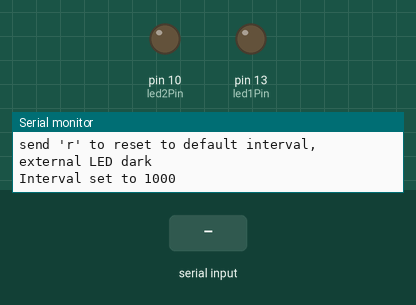
A sketch run on a simulated Arduino Uno, built with avr-gcc and run on an emulated ATmega328P. Parts: output pins drawn as LEDs (lit = HIGH), the last lines printed to the serial monitor. Dashed ring = blinking. The test bench sets the inputs (shaded band).

Above: at 0.2 s.
At 1.3 s:
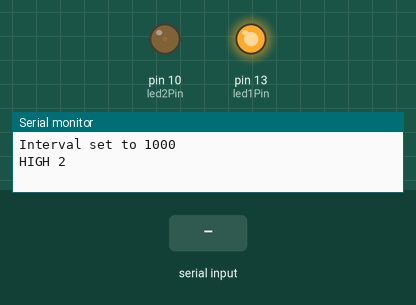
1.4 s: "-" received over Serial
4.4 s: "r" received over Serial
At 5.7 s:
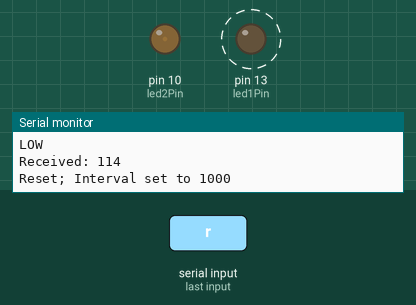
Timing chart, 0 to 13.4 s (numbered marks = the images above; inputs shaded):
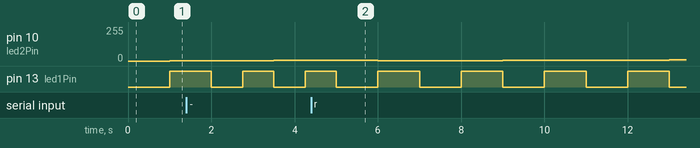

Measured:
- after the input at 4.4 s, pin 13 (led1Pin): alternates HIGH for 1.0 s and LOW for 1.0 s, starting after 1.6 s
- by itself, pin 13 (led1Pin): alternates HIGH for 0.75 s and LOW for 0.75 s

The sketch:

MyFirstSketch.ino
```cpp
/*
** MyFirstSketch.ino
** located in a directory MyFirstSketch/ as otherwise the Arduino IDE does not
** like to open the sketch.
**
** In addition to the built-in LED, this example will use the serial port and
** also an additional Digital IO at Pin 10 for a second LED which is located
** on the breadboard and secured with a 330 Ohm resistor.
**
** E.g. Wire -> D10 -> Resistor -> LED (long Pin)
**      Wire <- GND <- LED (short Pin)
*/
// constants won't change. Used here to set a pin number:
const int led1Pin = LED_BUILTIN; // built in LED
const int led2Pin = 10; // use small breadboard, 330 Ohm resistor for

// Variables will change:
int ledState = LOW;  // ledState used to set the LED

// Generally, you should use "unsigned long" for variables that hold time
// The value will quickly become too large for an int to store
unsigned long previousMillis = 0;  // will store last time LED was updated

// Variable, as we want to change this
long interval = 1000;  // interval at which to blink (milliseconds)
byte count = 1; // wraps around after 255 has been reached
// via the serial port ..
byte inByte = 0;        // incoming serial byte

void setup()
{
  // initialize serial communication at 9600 bits per second:
  Serial.begin(9600);

  Serial.println("Running blinking LED example with loop...");
  Serial.println("send '+' and '-' to increase/decrease interval");
  Serial.println("send 'r' to reset to default interval, external LED dark");

  Serial.print("Interval set to ");
  Serial.println(interval);

  // set the digital pin as output:
  pinMode(led1Pin, OUTPUT);
  pinMode(led2Pin, OUTPUT);
}

void loop()
{
  // here is where you'd put code that needs to be running all the time.

  // check to see if it's time to blink the LED; that is, if the difference
  // between the current time and last time you blinked the LED is bigger than
  // the interval at which you want to blink the LED.
  unsigned long currentMillis = millis();

  if (currentMillis - previousMillis >= interval)
  {
    // save the last time you blinked the LED
    previousMillis = currentMillis;

    // if the LED is off turn it on and vice-versa:
    if (ledState == LOW)
    {
      ledState = HIGH;
      Serial.print("HIGH ");
    }
    else
    {
      ledState = LOW;
      Serial.println("LOW");
    }

    // set the LEDs with the ledState of the variable:
    digitalWrite(led1Pin, ledState);
    analogWrite(led2Pin, count++);
    if ( ledState == HIGH )
    {
      Serial.println(count);
    }
    if ( Serial.available() > 0)
    {
      inByte = Serial.read();
      Serial.print("Received: ");
      Serial.println(inByte);
      if ( inByte == '-' )
      {
        interval -= 250;
        if ( interval < 0 )
        {
          interval = 100;
        }
        Serial.print("Interval set to ");
        Serial.println(interval);
      }
      else if ( inByte == '+' )
      {
        interval += 250;
        Serial.print("Interval set to ");
        Serial.println(interval);
      }
      else if ( inByte == 'r' )
      {
        interval = 1000;
        count = 1;
        Serial.print("Reset; Interval set to ");
        Serial.println(interval);
      }
    }
  }
}
```
